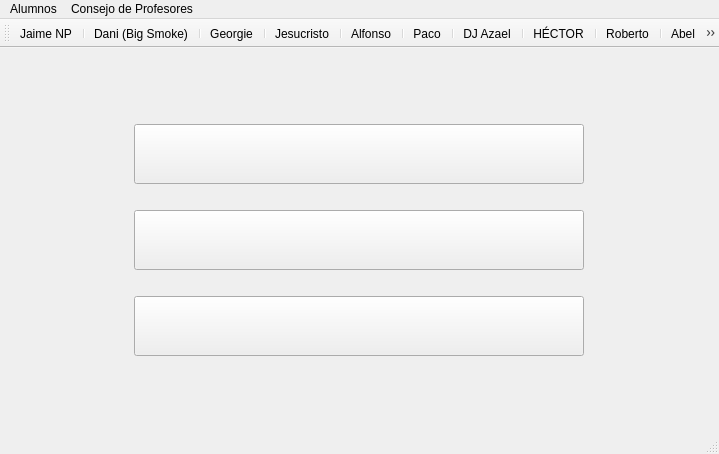
<?xml version="1.0" encoding="UTF-8"?>
<ui version="4.0">
 <class>MainWindow</class>
 <widget class="QMainWindow" name="MainWindow">
  <property name="geometry">
   <rect>
    <x>0</x>
    <y>0</y>
    <width>719</width>
    <height>454</height>
   </rect>
  </property>
  <property name="windowTitle">
   <string>STI The Complete Saga</string>
  </property>
  <property name="windowIcon">
   <iconset resource="iconos.qrc">
    <normaloff>:/icons/STI_The_Complete_Saga.ico</normaloff>:/icons/STI_The_Complete_Saga.ico</iconset>
  </property>
  <widget class="QWidget" name="centralwidget">
   <layout class="QGridLayout" name="gridLayout">
    <item row="0" column="0">
     <layout class="QHBoxLayout" name="horizontalLayout">
      <item>
       <spacer name="horizontalSpacer">
        <property name="orientation">
         <enum>Qt::Horizontal</enum>
        </property>
        <property name="sizeHint" stdset="0">
         <size>
          <width>128</width>
          <height>34</height>
         </size>
        </property>
       </spacer>
      </item>
      <item>
       <layout class="QVBoxLayout" name="verticalLayout">
        <item>
         <spacer name="verticalSpacer_3">
          <property name="orientation">
           <enum>Qt::Vertical</enum>
          </property>
          <property name="sizeHint" stdset="0">
           <size>
            <width>20</width>
            <height>40</height>
           </size>
          </property>
         </spacer>
        </item>
        <item>
         <widget class="QPushButton" name="pushButton">
          <property name="minimumSize">
           <size>
            <width>450</width>
            <height>60</height>
           </size>
          </property>
          <property name="maximumSize">
           <size>
            <width>380</width>
            <height>16777215</height>
           </size>
          </property>
          <property name="text">
           <string/>
          </property>
          <property name="icon">
           <iconset resource="iconos.qrc">
            <normaloff>:/icons/STI1.png</normaloff>:/icons/STI1.png</iconset>
          </property>
          <property name="iconSize">
           <size>
            <width>150</width>
            <height>30</height>
           </size>
          </property>
         </widget>
        </item>
        <item>
         <spacer name="verticalSpacer">
          <property name="orientation">
           <enum>Qt::Vertical</enum>
          </property>
          <property name="sizeType">
           <enum>QSizePolicy::Fixed</enum>
          </property>
          <property name="sizeHint" stdset="0">
           <size>
            <width>20</width>
            <height>20</height>
           </size>
          </property>
         </spacer>
        </item>
        <item>
         <widget class="QPushButton" name="pushButton_3">
          <property name="minimumSize">
           <size>
            <width>450</width>
            <height>60</height>
           </size>
          </property>
          <property name="text">
           <string/>
          </property>
          <property name="icon">
           <iconset resource="iconos.qrc">
            <normaloff>:/icons/STI2.png</normaloff>:/icons/STI2.png</iconset>
          </property>
          <property name="iconSize">
           <size>
            <width>360</width>
            <height>32</height>
           </size>
          </property>
         </widget>
        </item>
        <item>
         <spacer name="verticalSpacer_2">
          <property name="orientation">
           <enum>Qt::Vertical</enum>
          </property>
          <property name="sizeType">
           <enum>QSizePolicy::Fixed</enum>
          </property>
          <property name="sizeHint" stdset="0">
           <size>
            <width>20</width>
            <height>20</height>
           </size>
          </property>
         </spacer>
        </item>
        <item>
         <widget class="QPushButton" name="pushButton_2">
          <property name="minimumSize">
           <size>
            <width>450</width>
            <height>60</height>
           </size>
          </property>
          <property name="text">
           <string/>
          </property>
          <property name="icon">
           <iconset resource="iconos.qrc">
            <normaloff>:/icons/STI3.png</normaloff>:/icons/STI3.png</iconset>
          </property>
          <property name="iconSize">
           <size>
            <width>370</width>
            <height>32</height>
           </size>
          </property>
         </widget>
        </item>
        <item>
         <spacer name="verticalSpacer_4">
          <property name="orientation">
           <enum>Qt::Vertical</enum>
          </property>
          <property name="sizeHint" stdset="0">
           <size>
            <width>20</width>
            <height>40</height>
           </size>
          </property>
         </spacer>
        </item>
       </layout>
      </item>
      <item>
       <spacer name="horizontalSpacer_2">
        <property name="orientation">
         <enum>Qt::Horizontal</enum>
        </property>
        <property name="sizeHint" stdset="0">
         <size>
          <width>128</width>
          <height>20</height>
         </size>
        </property>
       </spacer>
      </item>
     </layout>
    </item>
   </layout>
  </widget>
  <widget class="QMenuBar" name="menubar">
   <property name="geometry">
    <rect>
     <x>0</x>
     <y>0</y>
     <width>719</width>
     <height>20</height>
    </rect>
   </property>
   <widget class="QMenu" name="menuArchivo">
    <property name="title">
     <string>Alumnos</string>
    </property>
    <addaction name="actionJaime"/>
    <addaction name="actionDani"/>
    <addaction name="actionGeorgie"/>
    <addaction name="actionDJ_Azael"/>
    <addaction name="actionHector"/>
    <addaction name="actionSanti"/>
    <addaction name="actionCarmen"/>
    <addaction name="actionCamacho"/>
   </widget>
   <widget class="QMenu" name="menuConsejo_de_Profesores">
    <property name="title">
     <string>Consejo de Profesores</string>
    </property>
    <addaction name="actionJesucristo"/>
    <addaction name="actionAlfonso"/>
    <addaction name="actionPaco"/>
    <addaction name="actionRoberto"/>
    <addaction name="actionAbel"/>
    <addaction name="actionTorresano"/>
    <addaction name="actionCarmelo"/>
    <addaction name="actionJulio"/>
   </widget>
   <addaction name="menuArchivo"/>
   <addaction name="menuConsejo_de_Profesores"/>
  </widget>
  <widget class="QStatusBar" name="statusbar"/>
  <widget class="QToolBar" name="toolBar">
   <property name="windowTitle">
    <string>Personajes</string>
   </property>
   <attribute name="toolBarArea">
    <enum>TopToolBarArea</enum>
   </attribute>
   <attribute name="toolBarBreak">
    <bool>false</bool>
   </attribute>
   <addaction name="actionJaime"/>
   <addaction name="separator"/>
   <addaction name="actionDani"/>
   <addaction name="separator"/>
   <addaction name="actionGeorgie"/>
   <addaction name="separator"/>
   <addaction name="actionJesucristo"/>
   <addaction name="separator"/>
   <addaction name="actionAlfonso"/>
   <addaction name="separator"/>
   <addaction name="actionPaco"/>
   <addaction name="separator"/>
   <addaction name="actionDJ_Azael"/>
   <addaction name="separator"/>
   <addaction name="actionHector"/>
   <addaction name="separator"/>
   <addaction name="actionRoberto"/>
   <addaction name="separator"/>
   <addaction name="actionAbel"/>
   <addaction name="separator"/>
   <addaction name="actionSanti"/>
   <addaction name="separator"/>
   <addaction name="actionCarmen"/>
   <addaction name="separator"/>
   <addaction name="actionTorresano"/>
   <addaction name="separator"/>
   <addaction name="actionCamacho"/>
   <addaction name="separator"/>
   <addaction name="actionCarmelo"/>
   <addaction name="separator"/>
   <addaction name="actionJulio"/>
   <addaction name="separator"/>
   <addaction name="actionAcerca_de"/>
  </widget>
  <action name="actionJaime">
   <property name="icon">
    <iconset resource="iconos.qrc">
     <normaloff>:/icons/jaime.ico</normaloff>:/icons/jaime.ico</iconset>
   </property>
   <property name="text">
    <string>Jaime NP</string>
   </property>
   <property name="toolTip">
    <string>Jaime NP</string>
   </property>
   <property name="shortcut">
    <string>F1</string>
   </property>
  </action>
  <action name="actionDani">
   <property name="icon">
    <iconset resource="iconos.qrc">
     <normaloff>:/icons/dani.ico</normaloff>:/icons/dani.ico</iconset>
   </property>
   <property name="text">
    <string>Dani (Big Smoke)</string>
   </property>
   <property name="toolTip">
    <string>Dani (Big Smoke)</string>
   </property>
   <property name="shortcut">
    <string>F2</string>
   </property>
  </action>
  <action name="actionJesucristo">
   <property name="icon">
    <iconset resource="iconos.qrc">
     <normaloff>:/icons/jesus_sf2_icon.ico</normaloff>:/icons/jesus_sf2_icon.ico</iconset>
   </property>
   <property name="text">
    <string>Jesucristo</string>
   </property>
   <property name="toolTip">
    <string>Jesucristo</string>
   </property>
   <property name="shortcut">
    <string>F4</string>
   </property>
  </action>
  <action name="actionAlfonso">
   <property name="icon">
    <iconset resource="images.qrc">
     <normaloff>:/images/alfon.png</normaloff>:/images/alfon.png</iconset>
   </property>
   <property name="text">
    <string>Alfonso</string>
   </property>
   <property name="toolTip">
    <string>Alfonso</string>
   </property>
   <property name="shortcut">
    <string>F5</string>
   </property>
  </action>
  <action name="actionPaco">
   <property name="icon">
    <iconset resource="iconos.qrc">
     <normaloff>:/icons/paco_6jg_icon.ico</normaloff>:/icons/paco_6jg_icon.ico</iconset>
   </property>
   <property name="text">
    <string>Paco</string>
   </property>
   <property name="toolTip">
    <string>Paco</string>
   </property>
   <property name="shortcut">
    <string>F6</string>
   </property>
  </action>
  <action name="actionAcerca_de">
   <property name="icon">
    <iconset resource="iconos.qrc">
     <normaloff>:/icons/1493288_help_about_question_icon.ico</normaloff>:/icons/1493288_help_about_question_icon.ico</iconset>
   </property>
   <property name="text">
    <string>Acerca de STI The Complete Saga</string>
   </property>
   <property name="toolTip">
    <string>Acerca de STI The Complete Saga</string>
   </property>
  </action>
  <action name="actionDJ_Azael">
   <property name="icon">
    <iconset resource="iconos.qrc">
     <normaloff>:/icons/azael_eMt_icon.ico</normaloff>:/icons/azael_eMt_icon.ico</iconset>
   </property>
   <property name="text">
    <string>DJ Azael</string>
   </property>
   <property name="toolTip">
    <string>DJ Azael</string>
   </property>
   <property name="shortcut">
    <string>F7</string>
   </property>
  </action>
  <action name="actionHector">
   <property name="icon">
    <iconset resource="iconos.qrc">
     <normaloff>:/icons/hector_Nyt_icon.ico</normaloff>:/icons/hector_Nyt_icon.ico</iconset>
   </property>
   <property name="text">
    <string>HÉCTOR</string>
   </property>
   <property name="toolTip">
    <string>HÉCTOR</string>
   </property>
   <property name="shortcut">
    <string>F8</string>
   </property>
  </action>
  <action name="actionRoberto">
   <property name="icon">
    <iconset resource="iconos.qrc">
     <normaloff>:/icons/roberto_j7N_icon.ico</normaloff>:/icons/roberto_j7N_icon.ico</iconset>
   </property>
   <property name="text">
    <string>Roberto</string>
   </property>
   <property name="toolTip">
    <string>Roberto</string>
   </property>
   <property name="shortcut">
    <string>F9</string>
   </property>
  </action>
  <action name="actionGeorgie">
   <property name="icon">
    <iconset resource="images.qrc">
     <normaloff>:/images/Georgie.png</normaloff>:/images/Georgie.png</iconset>
   </property>
   <property name="text">
    <string>Georgie</string>
   </property>
   <property name="toolTip">
    <string>Georgie</string>
   </property>
   <property name="shortcut">
    <string>F3</string>
   </property>
  </action>
  <action name="actionAbel">
   <property name="icon">
    <iconset resource="images.qrc">
     <normaloff>:/images/abel.png</normaloff>:/images/abel.png</iconset>
   </property>
   <property name="text">
    <string>Abel</string>
   </property>
   <property name="toolTip">
    <string>Abel</string>
   </property>
   <property name="shortcut">
    <string>F10</string>
   </property>
  </action>
  <action name="actionSanti">
   <property name="icon">
    <iconset resource="images.qrc">
     <normaloff>:/images/santi.png</normaloff>:/images/santi.png</iconset>
   </property>
   <property name="text">
    <string>Santi</string>
   </property>
   <property name="toolTip">
    <string>Santi</string>
   </property>
   <property name="shortcut">
    <string>F11</string>
   </property>
  </action>
  <action name="actionCarmen">
   <property name="icon">
    <iconset resource="images.qrc">
     <normaloff>:/images/carmen.png</normaloff>:/images/carmen.png</iconset>
   </property>
   <property name="text">
    <string>Carmen</string>
   </property>
   <property name="toolTip">
    <string>Carmen</string>
   </property>
   <property name="shortcut">
    <string>F12</string>
   </property>
  </action>
  <action name="actionTorresano">
   <property name="icon">
    <iconset resource="images.qrc">
     <normaloff>:/images/torresano.png</normaloff>:/images/torresano.png</iconset>
   </property>
   <property name="text">
    <string>Torresano</string>
   </property>
   <property name="toolTip">
    <string>Torresano</string>
   </property>
  </action>
  <action name="actionCamacho">
   <property name="icon">
    <iconset resource="images.qrc">
     <normaloff>:/images/camacho.png</normaloff>:/images/camacho.png</iconset>
   </property>
   <property name="text">
    <string>Camacho</string>
   </property>
   <property name="toolTip">
    <string>Camacho</string>
   </property>
  </action>
  <action name="actionCarmelo">
   <property name="icon">
    <iconset resource="images.qrc">
     <normaloff>:/images/carmelo.png</normaloff>:/images/carmelo.png</iconset>
   </property>
   <property name="text">
    <string>Carmelo</string>
   </property>
   <property name="toolTip">
    <string>Carmelo</string>
   </property>
  </action>
  <action name="actionJulio">
   <property name="icon">
    <iconset resource="images.qrc">
     <normaloff>:/images/julio.png</normaloff>:/images/julio.png</iconset>
   </property>
   <property name="text">
    <string>Hulio</string>
   </property>
   <property name="toolTip">
    <string>Hulio</string>
   </property>
  </action>
 </widget>
 <resources>
  <include location="iconos.qrc"/>
  <include location="images.qrc"/>
 </resources>
 <connections/>
</ui>
